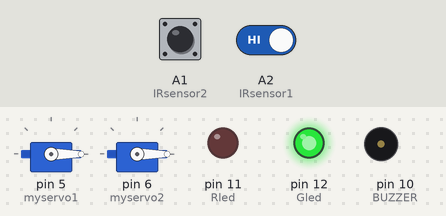
Bench run of a sketch on a simulated Arduino Uno, built with avr-gcc and run on an emulated ATmega328P. On the bench: 2 × servo, output pins drawn as LEDs (lit = HIGH), buzzer (waves = sounding, pin HIGH). The inputs (shaded band) are chosen by the test bench; at power-on: A1 (IRsensor2) LOW, A2 (IRsensor1) HIGH.

Above: at 1.2 s.
1.3 s: A1 (IRsensor2) driven HIGH and A2 (IRsensor1) driven LOW
At 2.0 s:
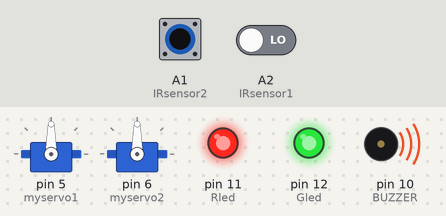
4.3 s: A1 (IRsensor2) driven LOW
At 5.5 s:
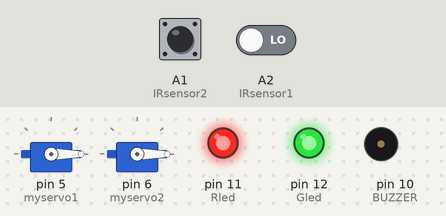
5.8 s: A1 (IRsensor2) driven HIGH
At 6.6 s:
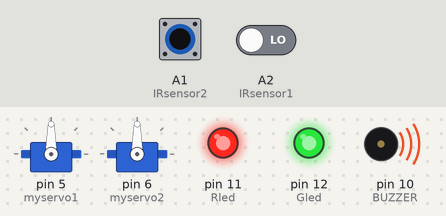
7.3 s: A2 (IRsensor1) driven HIGH
At 7.7 s:
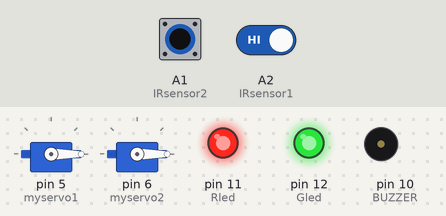
8.8 s: A2 (IRsensor1) driven LOW
At 10.1 s:
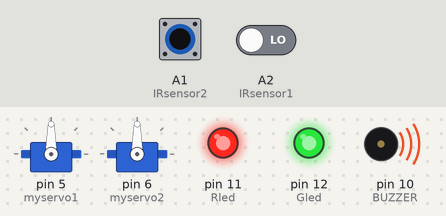
11.8 s: A1 (IRsensor2) pulsed LOW 2 times (0.12 s each, 0.3 s apart)
At 13.4 s:
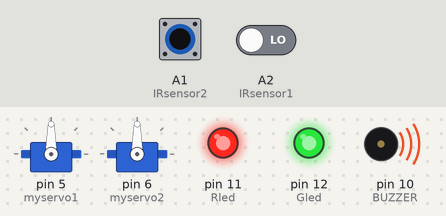
Timing chart, 0 to 16.4 s (numbered marks = the images above; inputs shaded):
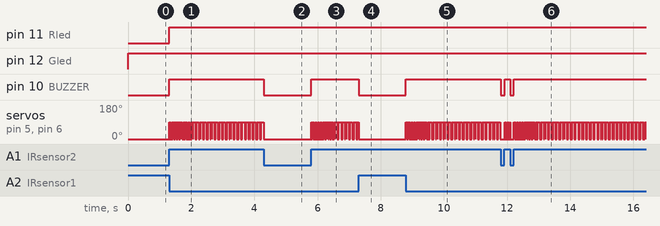

The sketch:

Automatic_Railway_gate_Control_System.ino
```cpp
#include <Servo.h>
const int IRsensor1 = A2;
const int IRsensor2 = A1;
const int BUZZER = 10;
const int Rled = 11;
const int Gled = 12;

Servo myservo1;
Servo myservo2;

void setup()
{
  pinMode(IRsensor1, INPUT);
  pinMode(IRsensor2, INPUT);
  pinMode(BUZZER, OUTPUT);
  pinMode(Rled, OUTPUT);
  pinMode(Gled, OUTPUT);

  myservo1.attach(5); // Servo motor 1 pin connected to D5
  myservo2.attach(6); // Servo motor 2 pin connected to D5

  }
void loop()
 {
   int Sensordata1 = digitalRead(IRsensor1); // read degital data from IR sensor1
   int Sensordata2 = digitalRead(IRsensor2); // read degital data from IR sensor2
   myservo1.write(0); // sets the servo at 0 degree position
   myservo2.write(0); // sets the servo at 0 degree position

  if (Sensordata1 == LOW && Sensordata2 == HIGH)
   {
    myservo2.write(90);     // sets the servo at 90 degree position
    myservo1.write(90);     // sets the servo at 90 degree position
    digitalWrite(BUZZER, HIGH); // turn on buzzer
    digitalWrite(Rled, HIGH); // turn on Red LED
   }
  else if (Sensordata1 == HIGH && Sensordata2 == LOW)
   {
    myservo1.write(0);     // sets the servo at 0 degree position
    myservo2.write(0);     // sets the servo at 0 degree position
    digitalWrite(Gled, HIGH); // turn on Yellow LED
    digitalWrite(BUZZER, LOW); // turn off buzzer

   }
  else
   {
    myservo1.write(0);     // sets the servo at 0 degree position
    myservo2.write(0);     // sets the servo at 0 degree position
    digitalWrite(Gled, HIGH); // turn on Yellow LED
    digitalWrite(BUZZER, LOW); // turn off buzzer
   }

}
```

Measured:
- after the input at 1.3 s, pin 11 (Rled), pin 10 (BUZZER): LOW → HIGH at once; servo on pin 5 (myservo1), servo on pin 6 (myservo2): alternates 90° for 0.02 s and 0° for 0.02 s, starting at once
- after the input at 4.3 s, pin 10 (BUZZER): HIGH → LOW at once; servo on pin 5 (myservo1), servo on pin 6 (myservo2): stops changing and stays 0°
- after the input at 5.8 s, pin 10 (BUZZER): LOW → HIGH at once; servo on pin 5 (myservo1), servo on pin 6 (myservo2): alternates 90° for 0.02 s and 0° for 0.02 s, starting at once
- after the input at 7.3 s, pin 10 (BUZZER): HIGH → LOW at once
- after the input at 8.8 s, pin 10 (BUZZER): LOW → HIGH at once; servo on pin 5 (myservo1), servo on pin 6 (myservo2): alternates 90° for 0.02 s and 0° for 0.02 s, starting at once
- after the input at 11.8 s, pin 10 (BUZZER): alternates HIGH for 0.18 s and LOW for 0.12 s, 4 changes in all, then stays HIGH, starting at once
